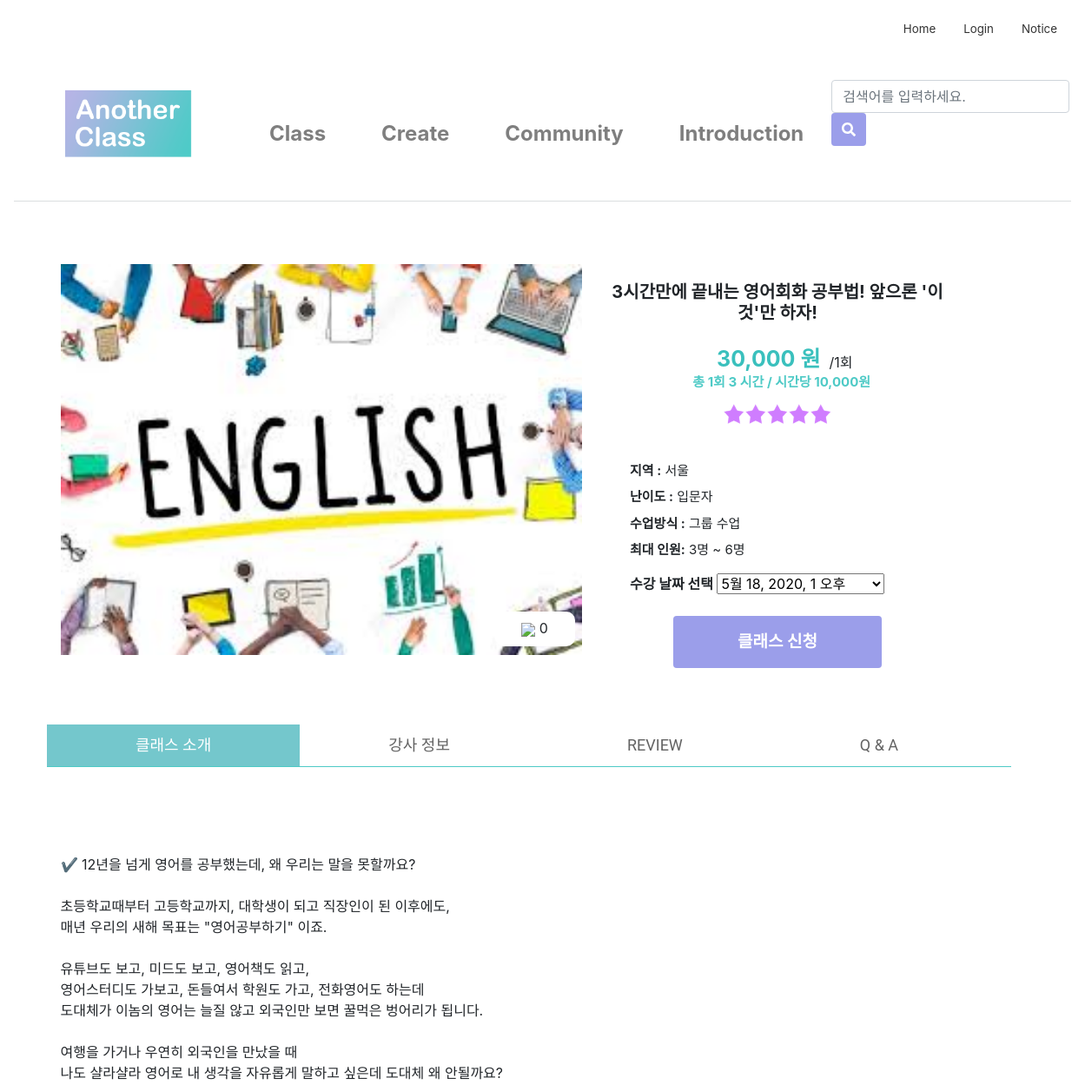
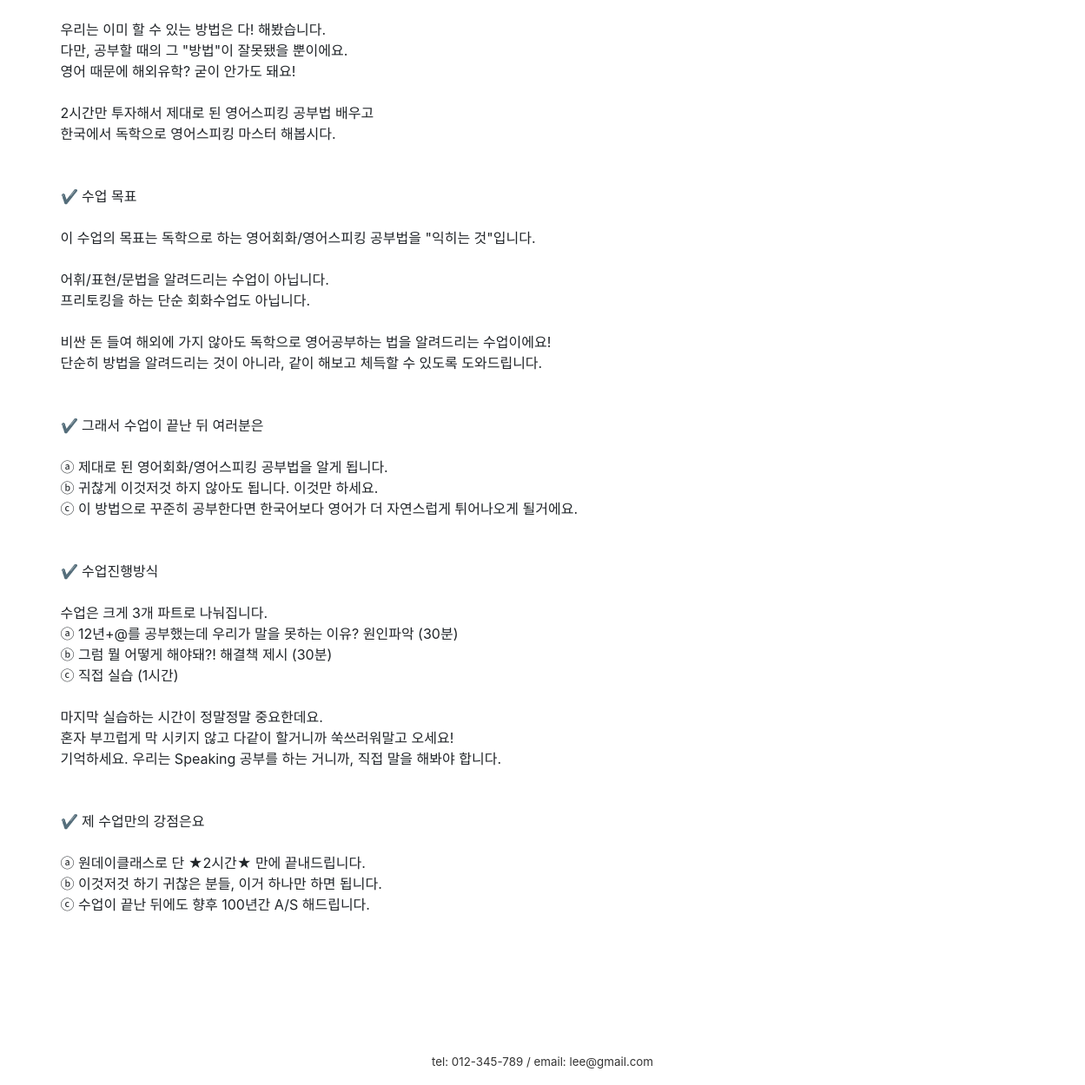
/product/1/, run on the app's committed database (2 pictures, top to bottom).
### firstApp/models.py (models this page shows, shortened)
class Class(models.Model):
    author = models.ForeignKey(settings.AUTH_USER_MODEL, on_delete=models.CASCADE, default=1)
    title = models.CharField(max_length=50)
    tutor = models.CharField(max_length=10)
    tutor_photo = ProcessedImageField(upload_to="tutor", processors=[ResizeToFill(300,300)], default='')
    tutor_insta = models.CharField(null=True, blank=True, max_length=50, default='')
    tutor_blog = models.CharField(null=True, blank=True, max_length=50, default='')
    tutor_youtube = models.CharField(null=True, blank=True, max_length=50, default='')
    category = models.ForeignKey('firstApp.Category', on_delete=models.CASCADE, default=1, related_name='category')
    area = models.ForeignKey('firstApp.Area', on_delete=models.CASCADE, default=1)
    photo = ProcessedImageField(upload_to="class", processors=[ResizeToFill(600,450)], default='')
    body = RichTextUploadingField(default='')
    tutor_body = RichTextUploadingField(default='')
    price = models.CharField(max_length=10)
    time = models.CharField(max_length=5)
    level = models.ForeignKey('firstApp.Level', on_delete=models.CASCADE, default=1, related_name='level')
    mode = models.ForeignKey('firstApp.Mode', on_delete=models.CASCADE, default=1, related_name='mode')
    in_min = models.PositiveIntegerField(null=True, blank=True, default='1')
    in_max = models.PositiveIntegerField(null=True, blank=True, default='1')
    like_user = models.ManyToManyField(settings.AUTH_USER_MODEL, related_name='like_class')
    like_count = models.PositiveIntegerField(default=0)

class Area(models.Model):
    name = models.CharField(max_length=20)
    def __str__(self):
        return self.name

class Level(models.Model):
    name = models.CharField(max_length=20)
    def __str__(self):
        return self.name

class Mode(models.Model):
    name = models.CharField(max_length=20)
    def __str__(self):
        return self.name

### firstApp/views.py (the view)
# urls.py: path('product/<int:class_id>/', views.product, name='product'),
def product(request, class_id):
    class_detail = get_object_or_404(Class, pk=class_id)
    heart = 0
    if request.user in class_detail.like_user.all():
        heart = 1
    if request.method == "POST":
        form = QuestionForm(request.POST)
        if form.is_valid():
            question = form.save(commit=False)
            question.inClass = class_detail
            question.author = User.objects.get(username=request.user.get_username())
            question.save()
            return HttpResponseRedirect("/product/{}".format(class_id))
    else:
        form = QuestionForm()
        class_detail.save()
        return render(request, 'firstApp/product.html', {
            'class_detail': class_detail, 'heart': heart, 'form': form})

### firstApp/forms.py
class QuestionForm(forms.ModelForm):
    class Meta:
        model = ClassQna
        fields = ['question']
        widgets = {
            'question': forms.Textarea(attrs={'class': 'form-control', 'style': 'width: 100%; height:10%; resize:none;'})
        }

### firstApp/templates/firstApp/product.html (shortened to what this page needs)
{% extends 'firstApp/base.html'%}
{% load static %}
{% block content %}
<link href="{% static 'css/product_custom.css' %}" rel="stylesheet">
<div class="container">
    <div class="product">
        <div class="product-pic">
            {% if class_detail.photo %}
            <img style="width:600px;height:450px;" alt="" src="{{ class_detail.photo.url }}">
            {% endif %}
             <div class="like_block">
                    {% if user != class_detail.author %}
                    {% if heart == 1 %}
                    <a href="{% url 'like' class_detail.id %}"><b><img
                            src="https://img.icons8.com/material-sharp/24/000000/like.png"/></b></a>
                    {% else %}
                    <a href="{% url 'like' class_detail.id %}"><b><img
                            src="https://img.icons8.com/metro/26/000000/like.png"/></b></a>
                    {% endif %}
                    {{ class_detail.like_count }}
                    {% else %}
                    <b><img src="https://img.icons8.com/material-sharp/24/000000/like.png"/></b>
                    {{ class_detail.like_count }}
                    {% endif %}
             </div>
        </div>
        <div class="product-info">
            <h2>{{ class_detail.title }}</h2>
            <div class="center">
                <div class="perprice">{{class_detail.price}} 원</div>
                <div class="hour">/1회</div>
                <div class="onetime">총 1회 {{class_detail.time}} 시간 / 시간당 10,000원</div>
                <img src="{% static 'image\stars.png' %}">
            </div>
            <ul>
                <li>
                    <b>지역 :</b>
                    <a>{{ class_detail.area }}</a>
                </li>
                <li>
                    <b>난이도 :</b>
                    <a>{{ class_detail.level }}</a>
                </li>
                <li>
                    <b>수업방식 :</b>
                    <a>{{ class_detail.mode }}</a>
                </li>
                <li>
                    <div>
                        {% if class_detail.in_min != 1 %}
                        {% if class_detail.in_max != 1 %}
                        <b>최대 인원:</b>
                        {{class_detail.in_min}}명 ~ {{class_detail.in_max}}명
                        {% endif %}
                        {% endif %}
                    </div>
                </li>
            </ul>
            {% if user != class_detail.author %}
            <form action="{% url 'apply' class_detail.id%}" method="get">
                <b>수강 날짜 선택</b>
            <select name="date">
                {% for date in class_detail.date_class.all %}
                <option value="{{date.pk}}">{{ date.date }}</option>
                {% endfor %}
            </select>
                    <input class="btn btn-primary button" type="submit" value="클래스 신청">
            </form>
            {% endif %}
        </div>
    </div>
    <div class="category-tab shop-details-tab">
        <ul class="nav nav-tabs">
            <li class="active"><a data-toggle="tab" href="#details">클래스 소개</a></li>
            <li><a data-toggle="tab" href="#tutor">강사 정보</a></li>
            <li><a data-toggle="tab" href="#review">REVIEW</a></li>
            <li><a data-toggle="tab" href="#qna">Q & A</a></li>
        </ul>
        <div class="tab-content">
            <div class="tab-pane active" id="details">
                <div class="more-container">
                    <div class="con-desc">
                        {{ class_detail.body | safe }}
                    </div>
                </div>
            </div>
        </div>
    </div>
</div>
{% endblock content%}

### firstApp/static/css/base.css (style rules this page uses)
.btn-primary, .btn-primary:active, .btn-primary:visited { background-color: #9B9EEA !important; border:none !important; color:white !important; }

### firstApp/static/css/navbar_custom.css (style rules this page uses)
a { color:#333; }

### firstApp/static/css/product_custom.css (style rules this page uses)
.like_block { position:absolute; width:92px; height:40px; background-color:#fff; border-radius:10px; bottom:10px; left:500px; text-align:center; padding-top:7px; }
.product-pic { float:left; position:relative; }
.product-info { width:1000px; padding-top: 20px; position: relative; left: 5%; }
.center { position: relative; left:10%; }
.product-info h2 { font-weight:bold; font-size:20px; padding-bottom:10px; text-align:center; position:relative; left:-3%; }
.perprice { color: rgb(58, 192, 189); font-size: 25px; font-weight:bold; float:left; padding-top:5px; padding-right:10px; }
.hour { padding-top:15px; position:relative; }
.onetime { font-size:15px; color: #4ECAC6; position: relative; text-align:center; left:-19%; font-weight:bold; }
.product-info img { padding-top:10px; padding-bottom:15px; padding-left:5px; }
.product-info ul { font-size:15px; list-style:none; }
.product-info li { padding-top:8px; }
.button { font-weight:bold; font-size:19px; float:left; background-color:rgb(58, 192, 189); color:#fff; width:240px;height:60px; padding-top:7px; margin-right:20px; margin-bottom:15px; text-align:center; position: relative; left:5%; margin-top:25px; }
.category-tab ul { background: #fff; border-bottom: 1px solid #4ECAC6; list-style: none outside none; position: relative; left:-1.4%; width: 100%; }
.nav:before, .nav:after { display: table; content: " "; }
.nav:after { clear: both; }
.nav-tabs li.active a, .nav-tabs li.active a:hover, .nav-tabs li.active a:focus { border: 0px; color: #FFFFFF; cursor: default; margin-right: 0; margin-left: 0; }
.nav>li>a { position: relative; }
.category-tab ul li a { border: 0 none; border-radius: 0; color: #B6B3E5; display: block; font-family: 'Roboto', sans-serif; font-size: 14px; text-transform: uppercase; }
.nav-tabs { border-bottom: 1px solid #ddd; }
.nav { padding-left: 0; margin-bottom: 0; list-style: none; }
*, *:before, *:after { box-sizing: border-box; }
.nav-tabs li.active a, .nav-tabs li.active a:hover, .nav-tabs li.active a:focus { background-color: #74C7CC; border: 0px; color: #FFFFFF; cursor: default; margin-right: 0; margin-left: 0; margin-top: 50px; block:none; }
.category-tab ul li a { border: 0 none; border-radius: 0; color: rgb(99,99,99); display: block; font-family: 'Roboto', sans-serif; font-size: 18px; text-transform: uppercase; }
.nav-tabs li a { border: 1px solid rgba(0, 0, 0, 0); border-radius: 4px 4px 0 0; line-height: 1.42857; margin-right: 0; margin-top: 50px; }
.nav>li>a { position: relative; display: block; padding: 11px 102px; color: #428bca; text-decoration: none; background: transparent; }
*, *:before, *:after { -webkit-box-sizing: border-box; -moz-box-sizing: border-box; box-sizing: border-box; }
.more-container { padding-top:100px; }
.tab-content>.active { display: block; }
ul { display: block; list-style-type: disc; margin-block-start: 1em; margin-block-end: 1em; margin-inline-start: 0px; margin-inline-end: 0px; padding-inline-start: 40px; }

### data on the page
Class: photo (picture), like_count "0", title "3시간만에 끝내는 영어회화 공부법! 앞으론 '이것'만 하자!", price "30,000", time "3", area "서울", level "입문자", mode "그룹 수업", in_min "3", in_max "6", body "✔ 12년을 넘게 영어를 공부했는데, 왜 우리는 말을 못할까요? 초등학교때부터 고등학교까지, 대학생이 되고 직장인이 된 이후에도, 매년 우리의 새해 목표는 \"영어공부하기\" 이죠. 유튜브도 보고, 미드도 보고, 영어책도 읽고, 영어스터디도 가보고, 돈들여서 학원도 가고, 전화영어도 하는데 도대체가 이놈의 영어는 늘질 않고 외국인만 보면 꿀먹은 벙어리가 됩니다. 여행을 가거나 우연히 외국인을 만났을 때 나도 샬라샬라 영어로 내 생각을 자유롭게 말하고 싶은데 도대체 왜 안될까요? 우리는 이미 할 수 있는 방법은 다! 해봤습니다. 다만, 공부할 때의 그 \"방법\"이 잘못됐을 뿐이에요. 영어 때문에 해외유학? 굳이 안가도 돼요! 2시간만 투자해서 제대로 된 영어스피킹 공부법 배우고 한국에서 독학으로 영어스피킹 마스터 해봅시다. ✔ 수업 목표 이 수업의 목표는 독학으로 하는 영어회화/영어스피킹 공부법을 \"익히는 것\"입니다. 어휘/표현/문법을 알려드리는 수업이 아닙니다. 프리토킹을 하는 단순 회화수업도 아닙니다. 비싼 돈 들여 해외에 가지 않아도 독학으로 영어공부하는 법을 알려드리는 수업이에요! 단순히 방법을 알려드리는 것이 아니라, 같이 해보고 체득할 수 있도록 도와드립니다. ✔ 그래서 수업이 끝난 뒤 여러분은 ⓐ 제대로 된 영어회화/영어스피킹 공부법을 알게 됩니다. ⓑ 귀찮게 이것저것 하지 않아도 됩니다. 이것만 하세요. ⓒ 이 방법으로…"

### other printed values
form field date "5월 18, 2020, 1 오후"
